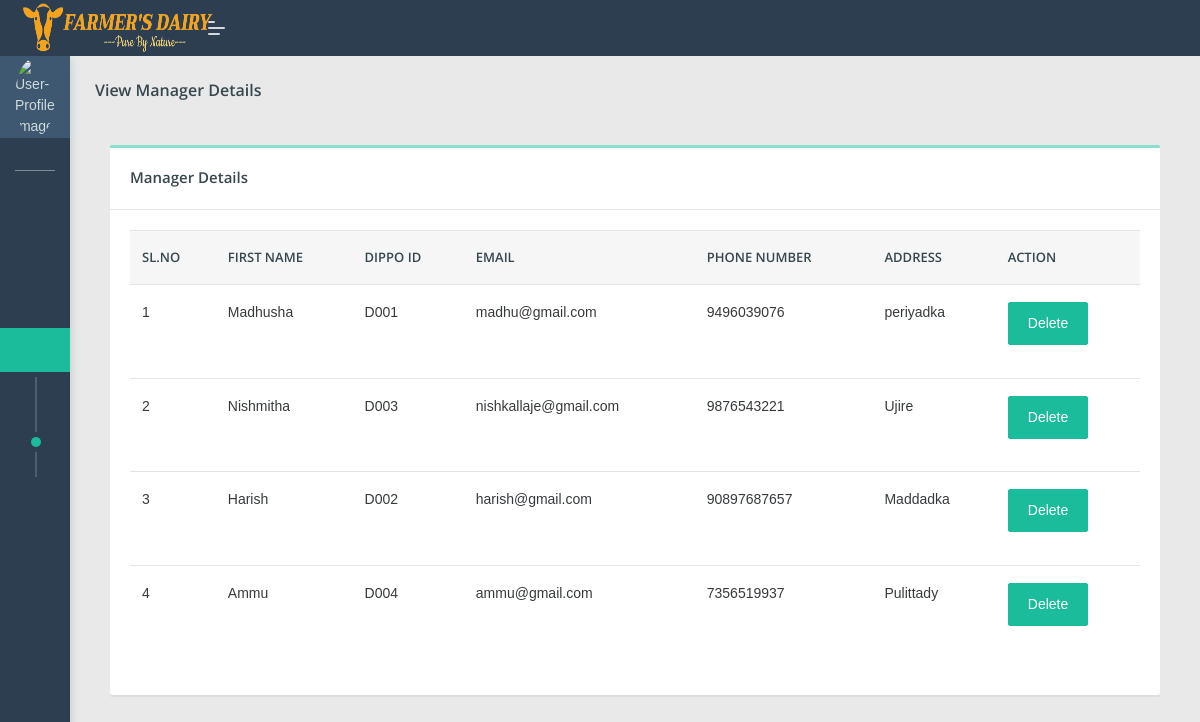
The page /admin/viewmanager.php on the database its author committed.
### tables this page shows
CREATE TABLE `add_manager` (
  `m_id` int(100) NOT NULL,
  `fname` varchar(100) NOT NULL,
  `lname` varchar(100) NOT NULL,
  `dippoid` varchar(100) NOT NULL,
  `email` varchar(100) NOT NULL,
  `password` varchar(100) NOT NULL,
  `phoneno` varchar(100) NOT NULL,
  `address` varchar(100) NOT NULL,
  `city` varchar(100) NOT NULL,
  `state` varchar(100) NOT NULL,
  `pin_code` varchar(100) NOT NULL
);

### admin/viewmanager.php (the view, shortened to what this page needs)
<!DOCTYPE html>
<html lang="en">
<head>
    <link rel="stylesheet" href="assets/css/style.css">
</head>
<body class="">
	<nav class="pcoded-navbar  ">
		<div class="navbar-wrapper  ">
			<div class="navbar-content scroll-div " >
				<div class="">
					<div class="main-menu-header">
						<img class="img-radius" src="assets/images/avatar-2.jpg" alt="User-Profile-Image">
						<div class="user-details">
						</div>
					</div>
				</div>
				<ul class="nav pcoded-inner-navbar ">
					<li class="nav-item pcoded-menu-caption">
					</li>
					<li class="nav-item">
					    <a href="main.php" class="nav-link "><span class="pcoded-micon"><i class="feather icon-home"></i></span><span class="pcoded-mtext">Dashboard</span></a>
					</li>
					<li class="nav-item pcoded-hasmenu">
					    <a href="#!" class="nav-link "><span class="pcoded-micon"><i class="feather icon-align-justify"></i></span><span class="pcoded-mtext">Dippo Details</span></a>
					</li>
					<li class="nav-item">
					    <a href="viewmilk.php" class="nav-link "><span class="pcoded-micon"><i class="feather icon-align-justify"></i></span><span class="pcoded-mtext">Milk Details</span></a>
					</li>
					<li class="nav-item pcoded-hasmenu">
					    <a href="#!" class="nav-link "><span class="pcoded-micon"><i class="feather icon-align-justify"></i></span><span class="pcoded-mtext">Manage Dippo</span></a>
					    <ul class="pcoded-submenu">
					        <li><a href="addmanager.php">Add Manager </a></li>
					        <li><a href="viewmanager.php" >View Manager</a></li>
					    </ul>
					</li>
					<li class="nav-item">
					    <a href="viewfeed.php" class="nav-link "><span class="pcoded-micon"><i class="feather icon-align-justify"></i></span><span class="pcoded-mtext">View Feedback</span></a>
					</li>
				</ul>
			</div>
		</div>
	</nav>
	<header class="navbar pcoded-header navbar-expand-lg navbar-light header-dark">
				<div class="m-header">
					<a class="mobile-menu" id="mobile-collapse" href="#!"><span></span></a>
					<a href="#!" class="b-brand">
						<img src="assets/images/logo1.png" width="190px" height="50px" class="logo">
					</a>
				</div>
				<div class="collapse navbar-collapse">
					<ul class="navbar-nav mr-auto">
						<li class="nav-item">
							<a href="#!" class="pop-search"><i class="feather icon-search"></i></a>
						</li>
					</ul>
					<ul class="navbar-nav ml-auto">
						<li>
							<div class="dropdown drp-user">
								<a href="#" class="dropdown-toggle" data-toggle="dropdown">
									<i class="feather icon-user"></i>
								</a>
							</div>
						</li>
					</ul>
				</div>
	</header>
<section class="pcoded-main-container">
    <div class="pcoded-content">
         <div class="page-header">
            <div class="page-block">
                <div class="row align-items-center">
                    <div class="col-md-12">
                        <div class="page-header-title">
                            <h5 class="m-b-10">View Manager Details</h5>
                        </div>
                    </div>
                </div>
            </div>
        </div>
            <div class="col-md-12">
                <div class="card">
                    <div class="card-header">
                        <h5>Manager Details</h5>
                    </div>
                    <div class="card-body table-border-style">
                        <div class="table-responsive">
                            <table class="table table-hover">
                                <thead>
                                    <tr>
									<th>SL.NO</th>
                                        <th>First Name</th>
										<th>Dippo Id</th>
                                        <th>Email</th>
										<th>Phone number</th>
										<th>Address</th>
										<th>Action</th>
									</tr>
                                </thead>
                                <tbody>
								<?php
								include 'config.php';
								$sql1="select * from add_manager";
								$result1=mysqli_query($con,$sql1);
								$num1=mysqli_num_rows($result1);
								$sI=0;
								if($num1>0)
								{
									while($row1=mysqli_fetch_array($result1))
									{
										$sI+=1;
										$fname=$row1['fname'];
										$dippoid=$row1['dippoid'];
										$email=$row1['email'];
										$ph_no=$row1['phoneno'];
										$address=$row1['address'];
								?>
                                    <tr>
                                        <td><?php echo $sI; ?></td>
                                        <td><?php echo $fname ?></td>
                                        <td><?php echo $dippoid ?></td>
                                        <td><?php echo $email ?></td>
										<td><?php echo $ph_no ?></th>
										<td><?php echo $address ?></td>
										<td><form action="#" method="post">
									<div class="form-row">
									<div class="form-group col-md-2">
									<button type="submit"  name="delete" class="btn  btn-primary">Delete</button>
									</div>
									</div>
									</form>
									</td>
                                    </tr>
									<?php
									}
								}
								?>
                                </tbody>
                            </table>
                        </div>
                    </div>
                </div>
            </div>
        </div>
</section>
</body>
</html>

### rows shown on the page
add_manager: fname "Madhusha", dippoid "D001", email "madhu@gmail.com", phoneno "9496039076", address "periyadka"
add_manager: fname "Nishmitha", dippoid "D003", email "nishkallaje@gmail.com", phoneno "9876543221", address "Ujire"
add_manager: fname "Harish", dippoid "D002", email "harish@gmail.com", phoneno "90897687657", address "Maddadka"
add_manager: fname "Ammu", dippoid "D004", email "ammu@gmail.com", phoneno "7356519937", address "Pulittady"
